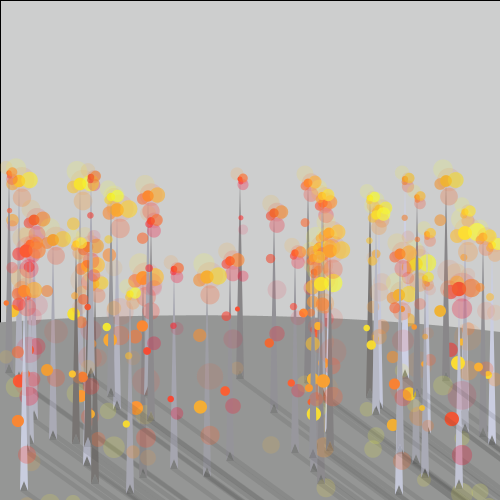
Frame 1 (no input)
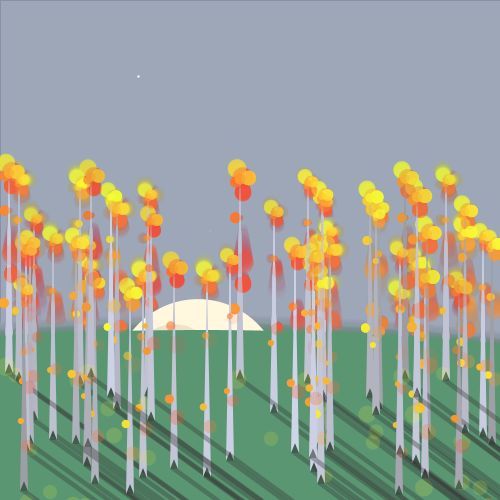
Frame 60 (the mouse pressed at the canvas centre just before this capture)
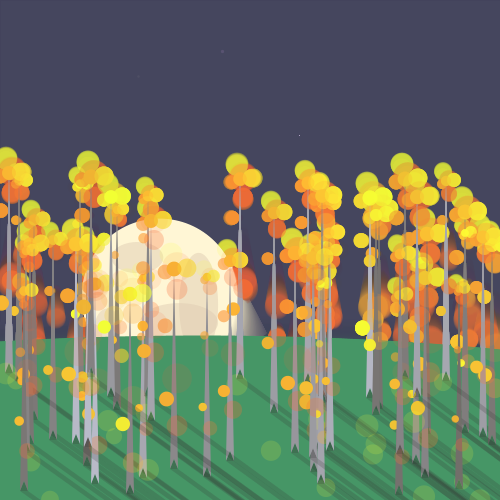
Frame 120 (the mouse held since frame 60 and released just before this capture)

The Processing sketch that drew these frames (run headless with seeded random() and noise(); from frame 60 on, the mouse is pressed at the canvas centre):

// Processing sketch: trippy_trees_total
// ── trippy_trees_total.pde
// animation of trippy trees
// inspired by the breathing life of the Arb and the fall leaves
// by Flo Wong
// October 2016

// ------------------------------------------------------------ \\
// ------------------------------------------------------------ \\
// ------------------------------------------------------------ \\
// ------------------------------ LAND ------------------------------ \\
// ------------------------------------------------------------ \\
// ------------------------------------------------------------ \\
// ------------------------------------------------------------ \\

class Land {
  
  // ---------- DATA ---------- \\
  
  float greenval; // green value
  boolean greenval_shrink;

  float size;
  float size_i;
  float size_diff; // how tall it pulsates
  int size_grow; // 1: grow, 0: shrink
  float size_speed;
  
  float frame_count_end;

  // ---------- CONSTRUCTOR ---------- \\

  Land() {
    
    greenval = 0;
    greenval_shrink = false;

    size = 250;
    size_i = 200;
    size_diff = 50;
    size_grow = 0;
    size_speed = 0.5;

    
    frame_count_end = 0;
  }
  
  // ---------- FUNCTIONS ---------- \\
  
  // ----- pulsate color ----- \\
  void pulsateColor() {
    if ((greenval < 100) && (!greenval_shrink)) {
      greenval += 1;
    } else if (greenval > 1) {
      greenval_shrink = true;
      greenval -= 1;
    } else { // green == 1
      greenval_shrink = false;
    }
  }
  
  // ----- pulsate size ----- \\
  void pulsateSize() { // (wait until sky has finished changing colors to call this function)
    // increment size
    if (size_grow == 1) {
      size += size_speed;
    } else if (size_grow == 0) {
      size -= size_speed;
    }
    
    // check limits to change increment
    if (size > (size_i + size_diff)) {
      size_grow = 0;
    } else if (size < size_i) {
      size_grow = 1;
    }
  }

  // ----- draw the ellipse ----- \\
  void display() {
    noStroke();
    fill(150 - greenval, 150, 150 - 0.6 * greenval); // green ish
    ellipse(200, 440, 1200, size); // x, y, width, height (150 to 200)
  }
}


// ------------------------------------------------------------ \\
// ------------------------------------------------------------ \\
// ------------------------------------------------------------ \\
// ------------------------------ LEAF ------------------------------ \\
// ------------------------------------------------------------ \\
// ------------------------------------------------------------ \\
// ------------------------------------------------------------ \\

// by Flo Wong

class Leaf {
  
  // ---------- DATA ---------- \\
  
  // pulsating leaves: size
  float size_i;
  float size_f;
  float size;
  int sizeGrow;
  float sizeSpeed;

  // orange leaves color
  float r;
  float g;
    float g_i;
    float g_f;
  float b;
  int colorGrow;
  float color_speed;
    float b_speed;
    float g_speed;
  
  // ---------- CONSTRUCTOR ---------- \\
  
  Leaf(float leaf_r, float leaf_g, float leaf_b) {
    
    // size
    size_i = 5;
    size_f = 15;
    size = random(size_i, size_f);
    sizeGrow = 0;
    sizeSpeed = 0.1;
    
    // color
    r = leaf_r;
    g = leaf_g;
      g_i = leaf_g;
      g_f = 200;
    b = leaf_b;
    colorGrow = 1;
    color_speed = 0.01;
      g_speed = color_speed*(g_f - g_i);
  }
  
  
  // ---------- FUNCTIONS ---------- \\
      
  void pulsateColor() {
    // COPIED FROM MOON
    // increment g and b values
    if (colorGrow == 1) {
      g += g_speed;
    } else if (colorGrow == 0) {
      g -= g_speed;
    }
    
    // check limits to change increment
    if (g > g_f) {
      colorGrow = 0;
    } else if (g < g_i) {
      colorGrow = 1;
    }
    
  }
  
  void pulsateSize() {
    // increment size values
    if (sizeGrow == 1) {
      size += sizeSpeed;
    } else if (sizeGrow == 0) {
      size -= sizeSpeed;
    }
    
    // check limits to change increment
    if (size > size_f) {
      sizeGrow = 0;
    } else if (size < size_i) {
      sizeGrow = 1;
    }
     
  }
      
  // ---------- Draw Leaf ---------- \\
  void display(int x, int y) {
    
    //fill(r, g+random(80), b, 30);
    //ellipse(x+3, y+1, size+16, size+16);

    fill(r, g-80, b, 30);
    ellipse(x+3, y+1-0.2*size, size*2, size*2);

    fill(r, g+80, b, 40);
    ellipse(x-3, y-size, size+8, size+8);

    fill(r, g-70, b, 70);
    ellipse(x+3, y-(2)+1.5*size, size+6, size+6);

    fill(r, g+40, b, 100);
    ellipse(x-2+size, y-(1), size+4, size+4);

    fill(r, g-30, b, 150);
    ellipse(x+6-size, y+3, size*1, size*1);
    
    fill(r, g, b, 250);
    ellipse(x, y, size, size);
    
    
    
    // leaves below
    
    fill(r, g-80, b, 30);
    ellipse(x+3, y+20+6*size, size*2, size*2);

    fill(r, g+80, b, 40);
    ellipse(x-3, 2*y+2*size, size+8, size+8);

    fill(r, g-70, b, 70);
    ellipse(x+3, 1.5*y+1.5*size, size+6, size+6);

    fill(r, g+40, b, 100);
    ellipse(x-2+size, y-(1), size+4, size+4);

    fill(r, g-30, b, 150);
    ellipse(x+6-size, 1.2*y+3, size*1, size*1);
    
    fill(r, g, b, 250);
    ellipse(x-0.5*size, y+130, size, size);
    
    /* PREVIOUS weird horizontal leaves
    
    //fill(r, g, b, 250);
    //ellipse(x+33, y+2, size+28, size+106);

    fill(r, g+random(-20,20), b, 20);
    ellipse(x+3, y+3, size+28, size*3+18-30);
    
    fill(r, g+random(80), b, 30);
    ellipse(x+3, y+1, size+16, size*3+18-30);

    fill(r, g-80, b, 30);
    ellipse(x+3, y+1, size*0.7+16, size*3+18-40);

    fill(r, g+80, b, 40);
    ellipse(x-3, y+1, size*2+18, size+16);

    fill(r, g-70, b, 70);
    ellipse(x+3, y-(2), size*2.5+16, size*2+12-12);

    fill(r, g+40, b, 100);
    ellipse(x-2, y-(1), size+8, size*3+4-15);

    fill(r, g-0, b, 150);
    ellipse(x+6, y+3, size*1.5+3, size+1);

    fill(r, g, b, 200);
    ellipse(x, y, size, size);
    
    */
  }
}


// ------------------------------------------------------------ \\
// ------------------------------------------------------------ \\
// ------------------------------------------------------------ \\
// ------------------------------ MOON ------------------------------ \\
// ------------------------------------------------------------ \\
// ------------------------------------------------------------ \\
// ------------------------------------------------------------ \\

// by Flo Wong

class Moon {
  
  // ---------- DATA ---------- \\

  // location
  float x;
  float y;
  float xf;
  float yf;
  float xy_speed;
  
  // sizing: shrinking
  float size;
  float sizef;
  float shrink_speed;
  int finishedShrinking;
  
  // sizing: pulsing
  float size_grow;
  float size_diff;
  float size_speed;
  
  // color
  float r;
  float g;
    float g_i;
    float g_f;
  float b;
    float b_i;
    float b_f;
  int color_grow;
  float color_speed;
    float b_speed;
    float g_speed;
  
  // ---------- CONSTRUCTOR ---------- \\

  Moon() {
    
    x = 250;
    y = 500;
    xf = 50;
    yf = 50;
    xy_speed = 0.005;

    // shrinking
    size = 180;
    sizef = 40;
    shrink_speed = -0.2; // -0.2
    finishedShrinking = 0;
    
    // pulsing
    size_grow = 1;
    size_diff = 10;
    size_speed = 0.2;
    
    // hue = 50
    r = 255;
    g = 255;
      g_i = 245;
      g_f = 255;
    b = 255;
      b_i = 203;
      b_f = 255;
    color_grow = 0;
    color_speed = 0.01;
      b_speed = color_speed*(b_f - b_i);
      g_speed = color_speed*(g_f - g_i);
  }
  
  // ---------- FUNCTIONS ---------- \\
  
  // ----- move from x,y to xf,yf ----- \\
  void move() {
    // check to see if x,y are at final xf,yf
    if (x > xf) {
      x += xy_speed*(xf-x);
    }
    if (y > yf) {
      y += xy_speed*(yf-y);
    }
  }
  
  // ----- shrink from size to sizef ----- \\
  void shrink() {
    if (size == sizef || size < sizef) {
      finishedShrinking = 1;
    }
    else if (finishedShrinking == 0) {
      if (size > sizef) {
        size += shrink_speed;
      }
    }
  }
  
  // ----- pulsate size ----- \\
  void pulsateSize() {
    if (finishedShrinking == 1) {
      // increment size
      if (size_grow == 1) {
        size += size_speed;
      } else if (size_grow == 0) {
        size -= size_speed;
      }
      
      // check limits to change increment
      if (size > (sizef + size_diff)) {
        size_grow = 0;
      } else if (size < (sizef - size_diff)) {
        size_grow = 1;
      }
    }
  }
  

  
  // ----- pulsate color ----- \\
  
  void pulsateColor() {
    // increment g and b values
    if (color_grow == 1) {
      g += g_speed;
      b += b_speed;
    } else if (color_grow == 0) {
      g -= g_speed;
      b -= b_speed;
    }
    
    // check limits to change increment
    if (g > g_f) {
      color_grow = 0;
    } else if (g < g_i) {
      color_grow = 1;
    }
  }
  
  // ----- draw the ellipse ----- \\
  void display() {
    noStroke();
    
    // draw moon
    fill(r,g,b);
    ellipse(x, y, size, size);
    
    // draw moon spots
    fill(222, 201, 177, 120);
    ellipse(x + size/4,    y + size/19,  size/4,   size/1.5);
    ellipse(x + size/8,    y + size/6,   size/2,   size/4);
    ellipse(x - size/3,    y + size/5,   size/6,   size/4);
    ellipse(x - size/7,    y-size/4,     size/3,   size/5);
  }
  
}


// ------------------------------------------------------------ \\
// ------------------------------------------------------------ \\
// ------------------------------------------------------------ \\
// ------------------------------ SKY ------------------------------ \\
// ------------------------------------------------------------ \\
// ------------------------------------------------------------ \\
// ------------------------------------------------------------ \\

// by Flo Wong

class Sky {
  
  // ---------- DATA ---------- \\
  float sky_ri;
  float sky_bi;
  float sky_gi;
  
  float sky_r;
  float sky_b;
  float sky_g;
  
  float sky_rf;
  float sky_bf;
  float sky_gf;
  
  float speed;
  
  float large_stars;
  
  // ---------- CONSTRUCTOR ---------- \\
  Sky() {
    sky_ri = 224;
    sky_bi = 246;
    sky_gi = 255;
    
    sky_r = sky_ri;
    sky_b = sky_bi;
    sky_g = sky_gi;
    
    sky_rf = 48;
    sky_bf = 43;
    sky_gf = 72;
    
    speed = 0.01;
    
    large_stars = 0;
  }
  
  // ---------- FUNCTIONS ---------- \\
  
  // ----- test for dark sky finish ----- \\
  boolean isDark() {
    return ((sky_r < sky_rf) && (sky_b < sky_bf) && (sky_g < sky_gf));
  }
  
  // ----- transition to dark night sky ----- \\
  void transition() {
    if ((sky_r > sky_rf) || (sky_b > sky_bf) || (sky_g > sky_gf)) {
      sky_r -= ((sky_ri - sky_rf) * speed);// 244 to 50 48
      sky_b -= ((sky_bi - sky_bf) * speed); // 246 to 50 43
      sky_g -= ((sky_gi - sky_gf) * speed); // 255 to 80 72
    }
  }
  
  // ----- draw sky ----- \\
  void display() {
    // Create an alpha blended background
    fill(sky_r, sky_b, sky_g, 10);
    rect(0,0,width,height);
  
    // --------------- STARS --------------- \\
  
    stroke(random(200, 255), random(180, 255), random(220, 255)); // color
    float starweight = random(1, 4);
    if (starweight == 4) {
      large_stars += 1;
      if (large_stars % 6 != 0) {
        starweight = random(1, 2);
      }
    }
    strokeWeight(starweight);
    // draw one star every 20 frames
    if (frameCount % 20 == 0) {
      point(random(500), random(500));
    }
  
  }
}


// ------------------------------------------------------------ \\
// ------------------------------------------------------------ \\
// ------------------------------------------------------------ \\
// ------------------------------ STEM ------------------------------ \\
// ------------------------------------------------------------ \\
// ------------------------------------------------------------ \\
// ------------------------------------------------------------ \\

// by Flo Wong

class Stem {
  
  // ---------- DATA ---------- \\
  
  // color for stem (pulsate R value)
  float rgb;
  float r;
    float r_f;
    float r_i;
  float g;
    float g_f;
    float g_i;
  float b;
    float b_f;
    float b_i;
  int colorGrow;
  
  float colorSpeed;
    float r_speed;
    float g_speed;
    float b_speed;
  
  // color for stem shadow (pulsate opacity)
  float shad_op;
  int shadow_grow;
  float shadow_speed; // or 0.005?
    
  // ---------- CONSTRUCTOR ---------- \\
  
  Stem() {
    
    // color for stem
    rgb = random(0,1);
    
    // from 208, 212, 232 to 211, 191, 173
    r_f = 208; //132
    r_i = 113; //95
    r = r_i + rgb*(r_f - r_i);
    
    g_f = 212;
    g_i = 109;
    g = g_i + rgb*(g_f - g_i);
    
    b_f = 232;
    b_i = 105;
    b = b_i + rgb*(b_f - b_i);
    
    colorGrow = 1;
    colorSpeed = 0.01;
      r_speed = colorSpeed*(r_f - r_i);
      g_speed = colorSpeed*(g_f - g_i);
      b_speed = colorSpeed*(b_f - b_i);
    
    // color for shadow
    shad_op = 30;
    shadow_grow = 1;
    shadow_speed = 1; // or 0.005?
  }
  
  
  // ---------- FUNCTIONS ---------- \\
      
  void pulsateColor() { // pulsate R value    
    // check R value of roots
    if (r > r_f) {
      colorGrow = 0;
    } else if (r < r_i) {
      colorGrow = 1;
    }
    // check if the r value of roots need to grow or shrink
    if (colorGrow == 1) {
      r += r_speed;
      g += g_speed;
      b += b_speed;
    } else if (colorGrow == 0) {
      r -= r_speed;
      g -= g_speed;
      b -= b_speed;
    }
  }
  
  void pulsateShadowColor() {
    // check intensity of shadow
     if (shad_op > 100) {
     shadow_grow = 0;
     } else if (shad_op < 40) {
     shadow_grow = 1;
     }
     // check if the shadows need to grow or shrink
     if (shadow_grow == 1) {
     shad_op += shadow_speed;
     } else if (shadow_grow == 0) {
     shad_op -= shadow_speed;
     }
  }
  
  void display(int x, int y) {
    fill(r, g, b);
    quad(x, y, x-4, y+200, x, y+200-10, x+4, y+200);
  }
  
  void displayShadow(int x, int y) {
    fill(50, 50, 50, shad_op);
    // for trunk shading // INVESTIGATE & FIX SOMEHOW
    quad(x, y+200, x-4, y+200, x, y+200-10, x+4, y+200);

    // for the actual shadow
    quad(12000, 9000, x-4, y+200, x, y+200-10, x+4, y+200);
  }
}
// ------------------------------------------------------------ \\
// ------------------------------------------------------------ \\
// ------------------------------------------------------------ \\
// ------------------------------ TREE ------------------------------ \\
// ------------------------------------------------------------ \\
// ------------------------------------------------------------ \\
// ------------------------------------------------------------ \\
class Tree {
  
  // ---------- DATA ---------- \\
  Stem stem;
  Leaf leaf;
  
  // location (for tip of stem; leaf point)
  int x;
  int y;
  
  // colors for leaf 
  float leaf_r;
  float leaf_g;
  float leaf_b;
  
  // ---------- CONSTRUCTOR ---------- \\
  
  Tree(int tree_x, int tree_y) {
    
    // leaf color values for shades of orange
    leaf_r = random(240, 255);
    leaf_g = random(70, 235);
    leaf_b = random(50, 52);
    
    stem = new Stem();
    leaf = new Leaf(leaf_r, leaf_g, leaf_b);
    
    x = tree_x;
    y = tree_y;
  }
  
  
  // ---------- FUNCTIONS ---------- \\
  void pulsate() {
    stem.pulsateColor();
    stem.pulsateShadowColor();
    leaf.pulsateColor();
    leaf.pulsateSize();
  }
      
  // ---------- Draw Stem & Leaf ---------- \\
  void display() {
    stem.displayShadow(x, y);
    stem.display(x, y);
    leaf.display(x, y);
    
  }
}



// ------------------------------------------------------------ \\
// ------------------------------------------------------------ \\
// ------------------------------------------------------------ \\
// ------------------------------ MAIN ------------------------------ \\
// ------------------------------------------------------------ \\
// ------------------------------------------------------------ \\
// ------------------------------------------------------------ \\




// --------------- INITIALIZE VARIABLES --------------- \\

Sky sky;
Moon moon;
Land land;
ArrayList<Tree> trees;
int trees_count = 50;

// --------------- SETUP --------------- \\

void setup() {
  size(500, 500);
  ellipseMode(CENTER);
  frameRate(30);
  smooth();
  
  // ---------- Sky ----------- \\
  sky = new Sky();
  
  
  // ---------- Land ---------- \\
  land = new Land();
  
  
  // ---------- Moon ---------- \\
  moon = new Moon();
  
  
  // ---------- Trees ---------- \\
  trees = new ArrayList<Tree>();
  
  // establish random location coordinates for trees
  for (int i = 0; i < trees_count; i+=1) {
    int tree_x = int(random(0, 500));
    int tree_y = int(random(170, 300));
    // maybe use some sort of parabola function for tree_y: 150 to (200 to 300) to 400
    trees.add(new Tree(tree_x, tree_y));
  }
}

void draw() {
  
  // --------------- SKY --------------- \\
  sky.transition();
  sky.display();
  
  // --------------- MOON --------------- \\
  moon.move();
  moon.shrink();
  moon.pulsateSize();
  moon.pulsateColor();
  moon.display();

  // --------------- GREEN LAND PASTURE --------------- \\
  land.pulsateColor();
  land.pulsateSize();
  land.display();

  // --------------- TREES --------------- \\
  
  // traverse through trees
  for (int i = 0; i < trees_count; i+=1) {
    Tree tree = trees.get(i);

    tree.pulsate();
    
    tree.display();
  }
  
}
